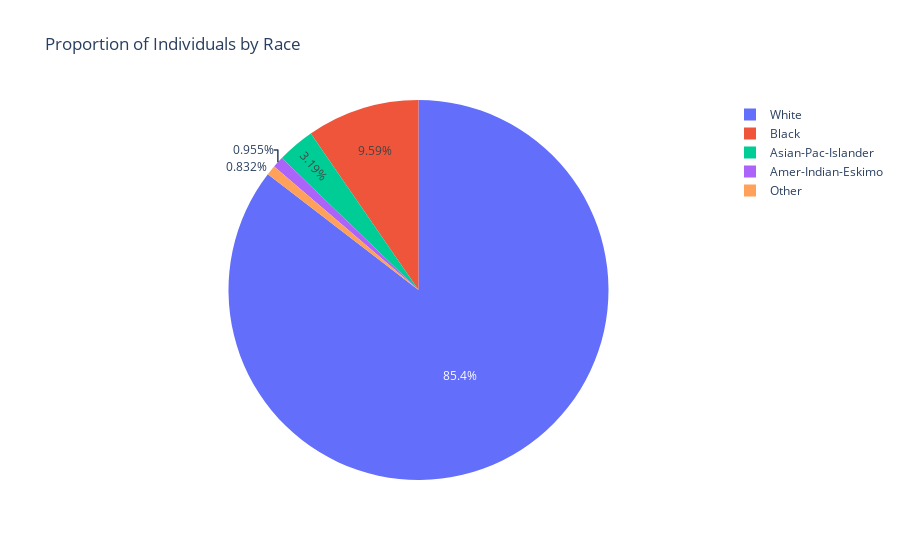

The notebook cell saved with this chart:
### Markdown cell above
<span style="font-size:19px; color:purple;">Race Column</span>

### Code cell
import pandas as pd
import plotly.express as px

# Calculate counts of each race
race_counts = dataset['race'].value_counts().reset_index()
race_counts.columns = ['race', 'count']

# Create the interactive pie chart
fig = px.pie(race_counts, names='race', values='count', title='Proportion of Individuals by Race')

# Show the plot
fig.show()

### Figure 1 — Plotly figure (JSON) as saved in the notebook; plotly's stock layout.template omitted (floating-point values rounded to 4 significant figures)
{"data": [{"domain": {"x": [0, 1], "y": [0, 1]}, "hovertemplate": "race=%{label}<br>count=%{value}<extra></extra>", "labels": ["White", "Black", "Asian-Pac-Islander", "Amer-Indian-Eskimo", "Other"], "legendgroup": "", "name": "", "showlegend": true, "type": "pie", "values": [27815, 3124, 1039, 311, 271]}], "layout": {"legend": {"tracegroupgap": 0}, "title": {"text": "Proportion of Individuals by Race"}}}
